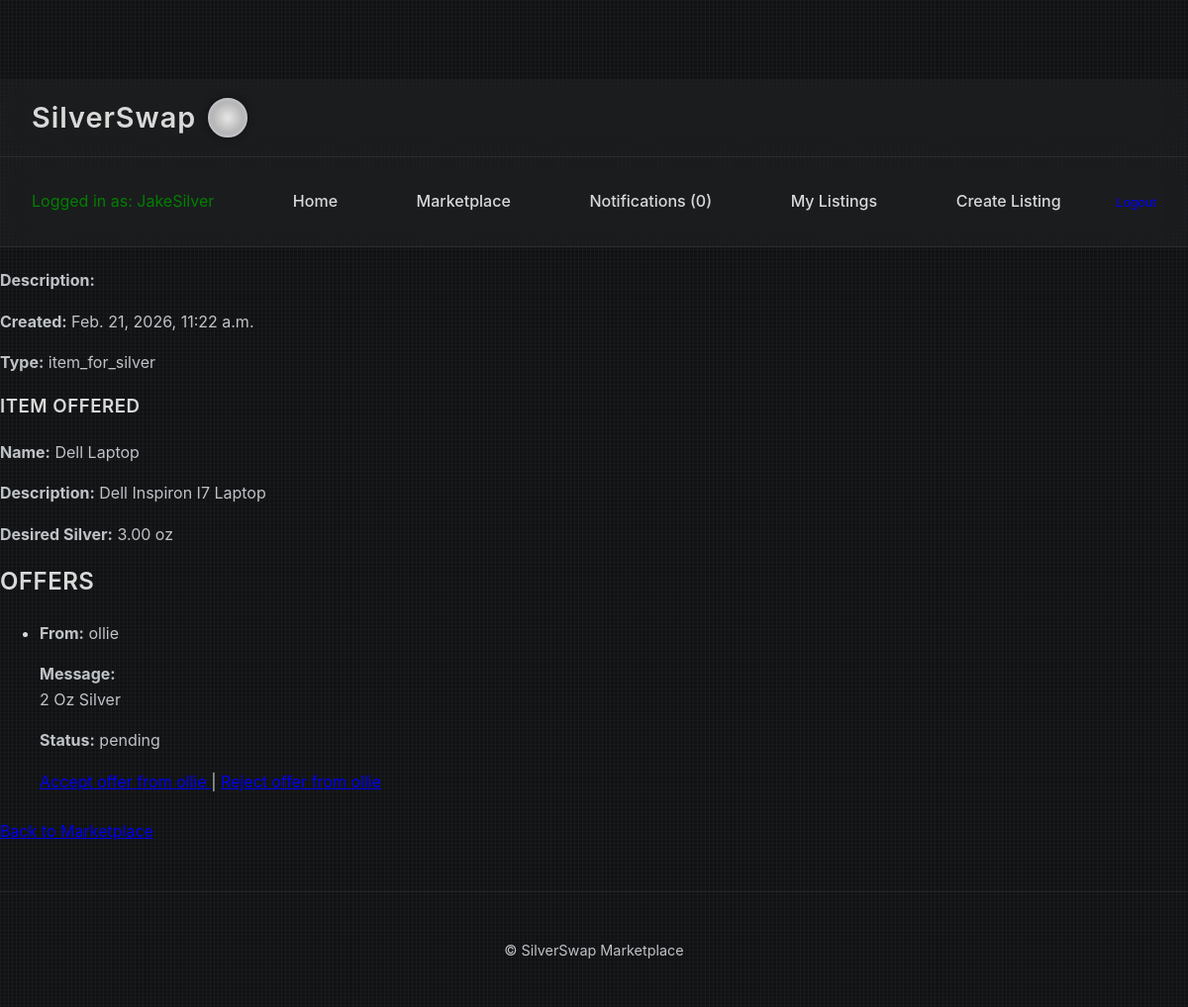
Before: /listing/3/ (signed in) with the older database file.
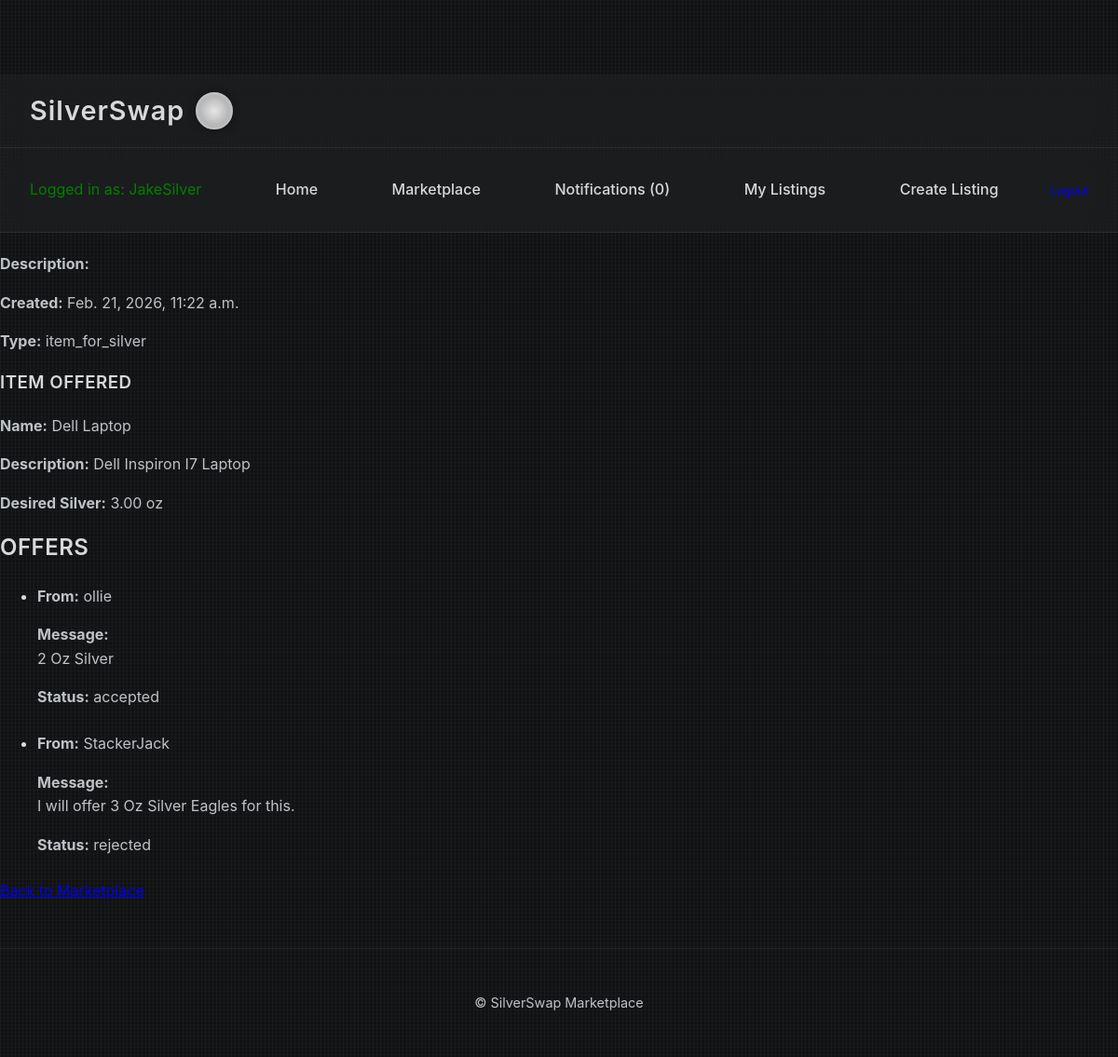
After: the same page with the newer database file.
### exchange/models.py (models this page shows, shortened)
class Offer(models.Model):
    listing = models.ForeignKey(
        Listing,
        on_delete=models.CASCADE,
        related_name="offers"
    )
    offered_by = models.ForeignKey(
        User,
        on_delete=models.CASCADE,
        related_name="offers_made"
    )
    message = models.TextField(blank=True)
    status = models.CharField(
        max_length=20,
        choices=[
            ("pending", "Pending"),
            ("accepted", "Accepted"),
            ("rejected", "Rejected"),
        ],
        default="pending"
    )
    created_at = models.DateTimeField(auto_now_add=True)

### exchange/views.py (the view)
# urls.py: path('listing/<int:pk>/', views.listing_detail, name='listing_detail'),
def listing_detail(request, pk):
    listing = get_object_or_404(Listing, pk=pk)
    return render(request, "exchange/listing_detail.html", {"listing": listing})

### exchange/models.py (called while the page is built)
@property
def unread_notifications(self):
    return self.notifications.filter(is_read=False).count()

### exchange/templates/exchange/listing_detail.html (shortened to what this page needs)
{% extends 'base.html' %}
{% block content %}
<p><strong>Description:</strong> {{ listing.description }}</p>
<p><strong>Created:</strong> {{ listing.created_at }}</p>
<p><strong>Type:</strong> {{ listing.listing_type }}</p>
{% if listing.listing_type == "item_for_silver" %}
    <h3>Item Offered</h3>
    <p><strong>Name:</strong> {{ listing.item.name }}</p>
    <p><strong>Description:</strong> {{ listing.item.description }}</p>
    <p><strong>Desired Silver:</strong> {{ listing.desired_silver_oz }} oz</p>
{% endif %}
{% if request.user == listing.owner %}
    <h2>Offers</h2>
    {% if listing.offers.all %}
        <ul>
            {% for offer in listing.offers.all %}
                <li style="margin-bottom: 1.5rem;">
                    <p><strong>From:</strong> {{ offer.offered_by.username }}</p>
                    <p><strong>Message:</strong><br>{{ offer.message|linebreaksbr }}</p>
                    <p><strong>Status:</strong> {{ offer.status }}</p>
                    {% if offer.status == "pending" %}
                        <p>
                            <a href="{% url 'accept_offer' offer.id %}">
                            </a>
                            |
                            <a href="{% url 'reject_offer' offer.id %}">
                            </a>
                        </p>
                    {% endif %}
                </li>
            {% endfor %}
        </ul>
    {% else %}
        <p>No offers yet.</p>
    {% endif %}
{% endif %}
<a href="{% url 'marketplace_index' %}">Back to Marketplace</a>
{% endblock %}

Changed rows visible on the page:
changed Offer "2 Oz Silver": status "pending" → "accepted"; no longer shows "|"
added Offer: offered_by.username "StackerJack", message "I will offer 3 Oz Silver Eagles for this.", status "rejected"
